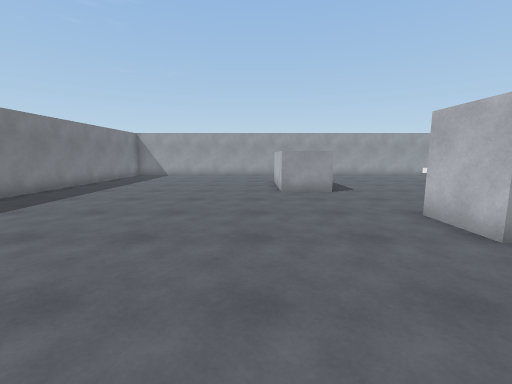
view 1 (above)

21 first-person views from a walk through a Unity game level. The camera is 1.4 m above the floor, tilts 8° down and sees 90° across. The floor is counted in squares, 1 m on a side. Each view is taken from the middle of a square. On the plan, view 1 faces up. The plan holds only what a view shows up to about 13 squares ahead; the rest is blank. The player character is not drawn. Surface patterns are stand-ins for the level's own textures.

view 2
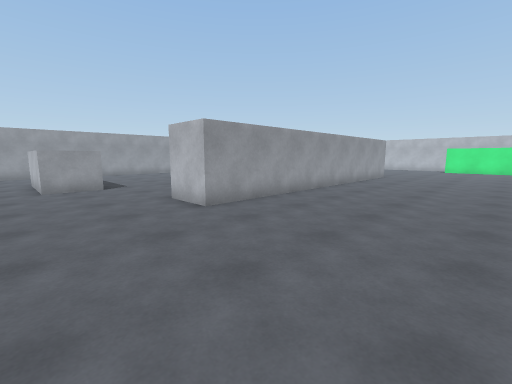

view 3
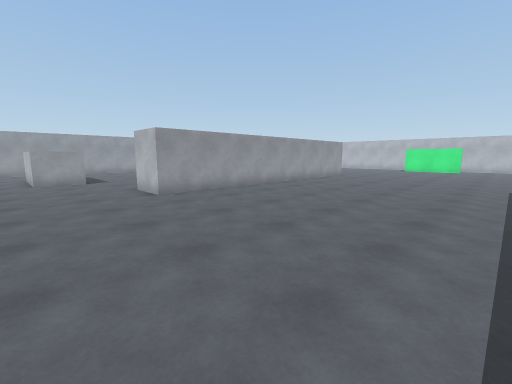

view 4
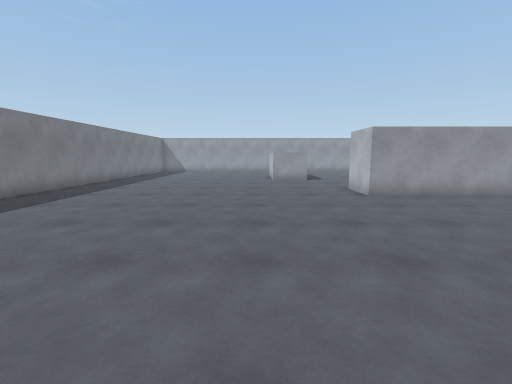

view 5
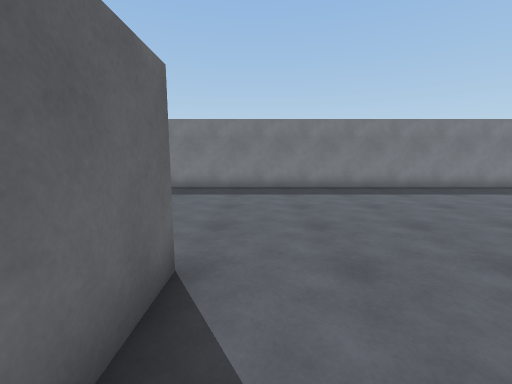

view 6
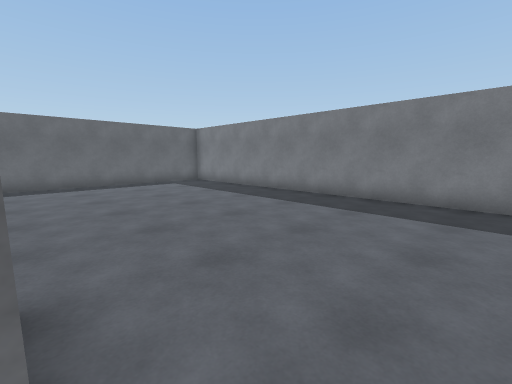

view 7
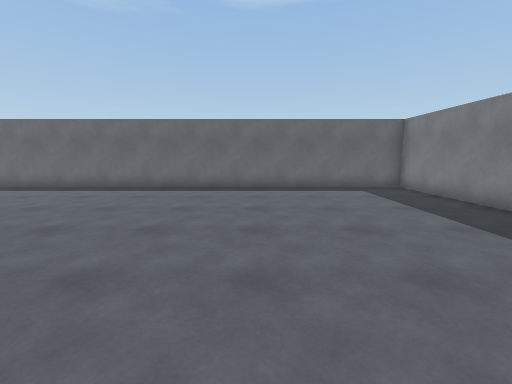

view 8
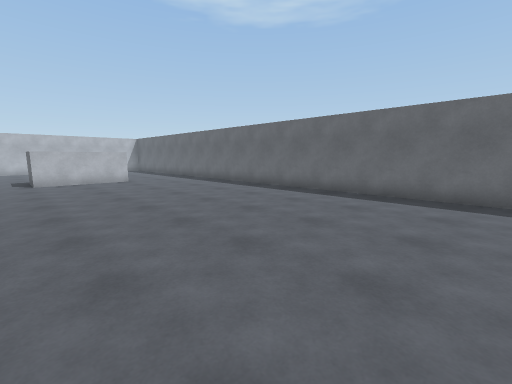

view 9
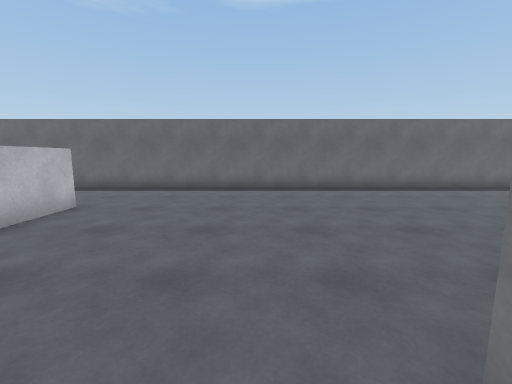

view 10
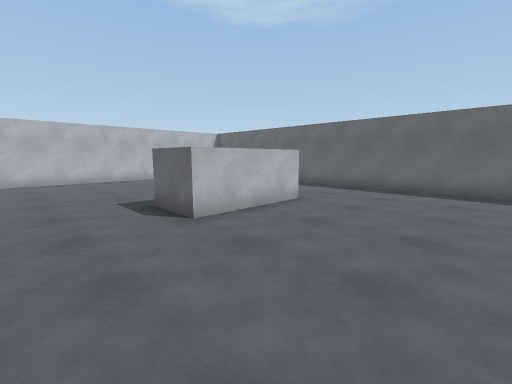

view 11
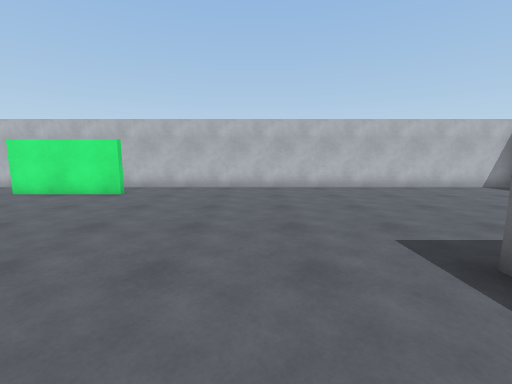

view 12
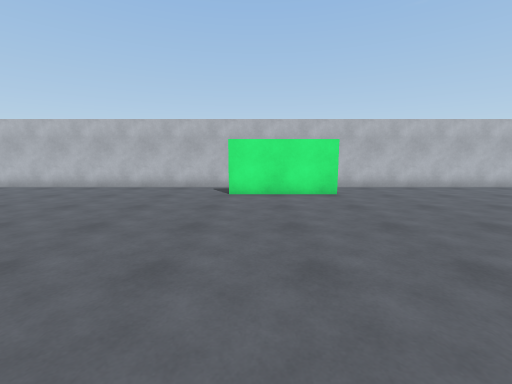

view 13
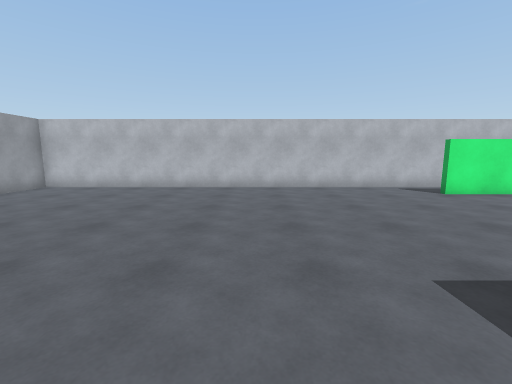

view 14
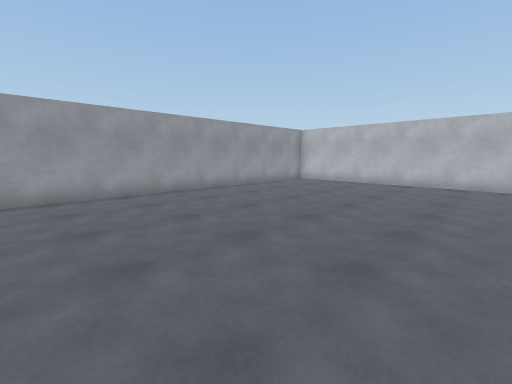

view 15
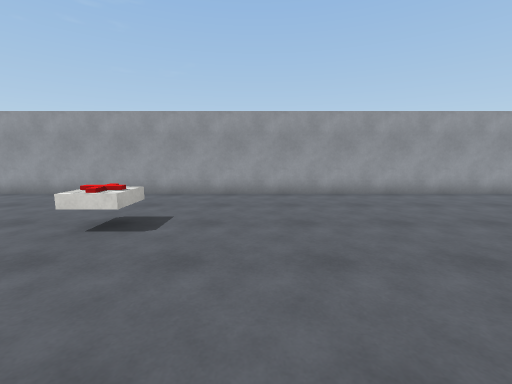

view 16
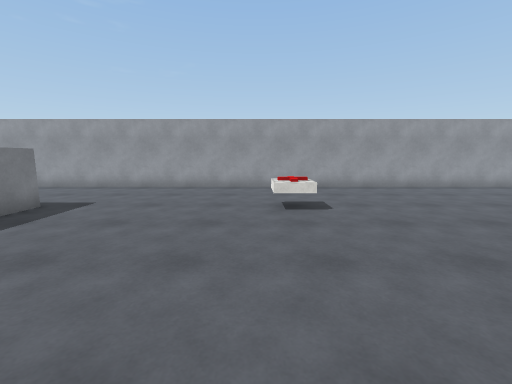

view 17
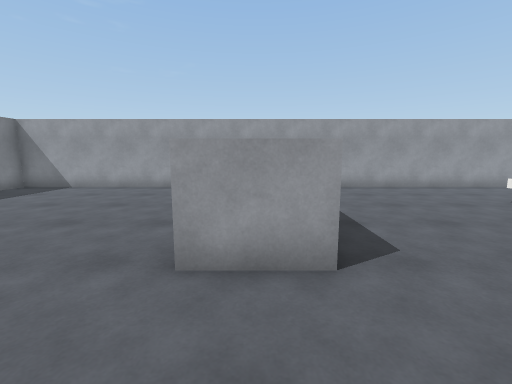

view 18
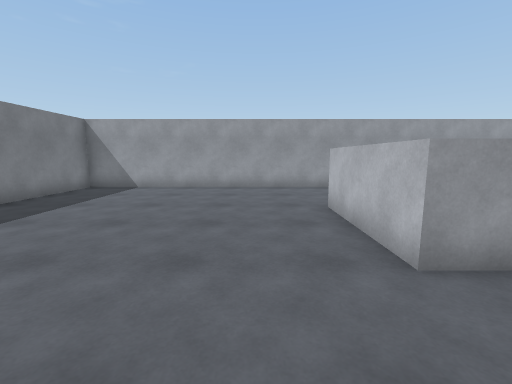

view 19
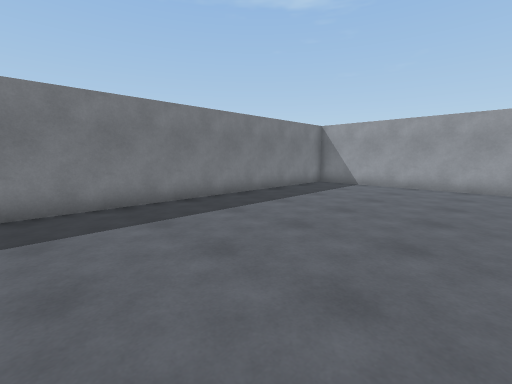

view 20
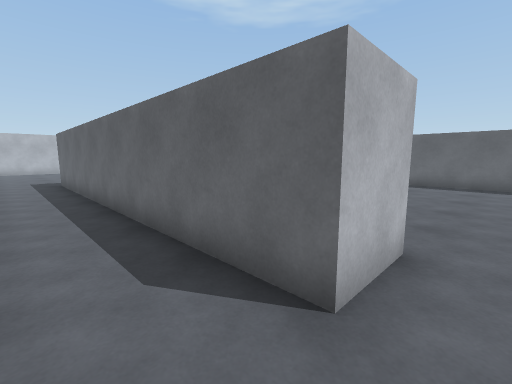

view 21
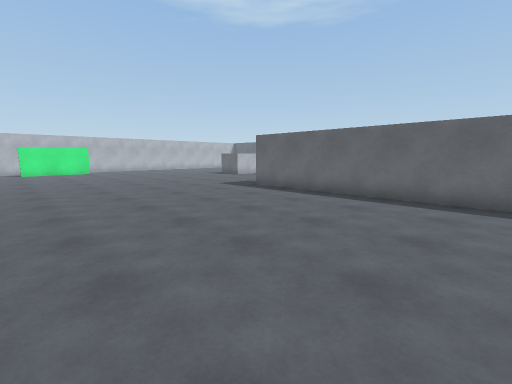

### Floor plan
Key: @ floor where view 1 was taken; # wall or solid block; . floor; O other object.
Columns run from 9 left of view 1 to 29 right of it. Each row starts with its distance up from view 1.
 19 ##################################  ###
 18 #................................. ...#
 17 #.....................................#
 16 #.....................................#
 15 #.....................................#
 14 #.........O O......O..................#
 13 #.........O O.........................#
 12 #.........O  .........................#
 11 #.........O  .........................#
 10 #.........OOO.........................#
  9 #...................... . ............#
  8 #.....................................#
  7 #.....................................#
  6 #............###############..........#
  5 #............##########      .........#
  4 #............##########     ..........#
  3 #.....................................#
  2 #..................................#..#
  1 #..................................# .#
  0 #........@.........................#  #
 -1 #..................................#  #
 -2 #.....................................#
 -3 #.........................   .........#
 -4 #.......................... ..........#
 -5 #.....................................#
 -6 #........#############     ...........#
 -7 #........            #. ..............#
 -8 #........            #................#
 -9 #.......... . ........................#
-10 #........... ..............OOO........#
-11 #..........................O  ........#
-12 #..........................O   .......#
-13 #..........................O    ......#
-14 #..........................O     .....#
-15 #............................     ....#
-16 #............................      ...#
-17 #.............................      ..#
-18 #..............................      .#
-19 ###############################       #

Where each view was taken, in squares from view 1:
view 1: 0 up, 0 right, facing up
view 2: 2 down, 0 right, facing up-right
view 3: 5 down, 0 right, facing up-right
view 4: 5 down, 0 right, facing up
view 5: 5 down, 3 right, facing left
view 6: 5 down, 0 right, facing down-left
view 7: 7 down, 2 left, facing down
view 8: 9 down, 3 right, facing down-right
view 9: 7 down, 13 right, facing down
view 10: 7 down, 13 right, facing down-right
view 11: 7 down, 17 right, facing right
view 12: 1 up, 17 right, facing right
view 13: 9 up, 17 right, facing right
view 14: 9 up, 15 right, facing up-right
view 15: 9 up, 13 right, facing up
view 16: 7 up, 9 right, facing up
view 17: 7 up, 2 right, facing up
view 18: 7 up, 1 left, facing up
view 19: 6 up, 1 left, facing up-left
view 20: 8 up, 3 right, facing down-right
view 21: 3 up, 3 right, facing down-right
